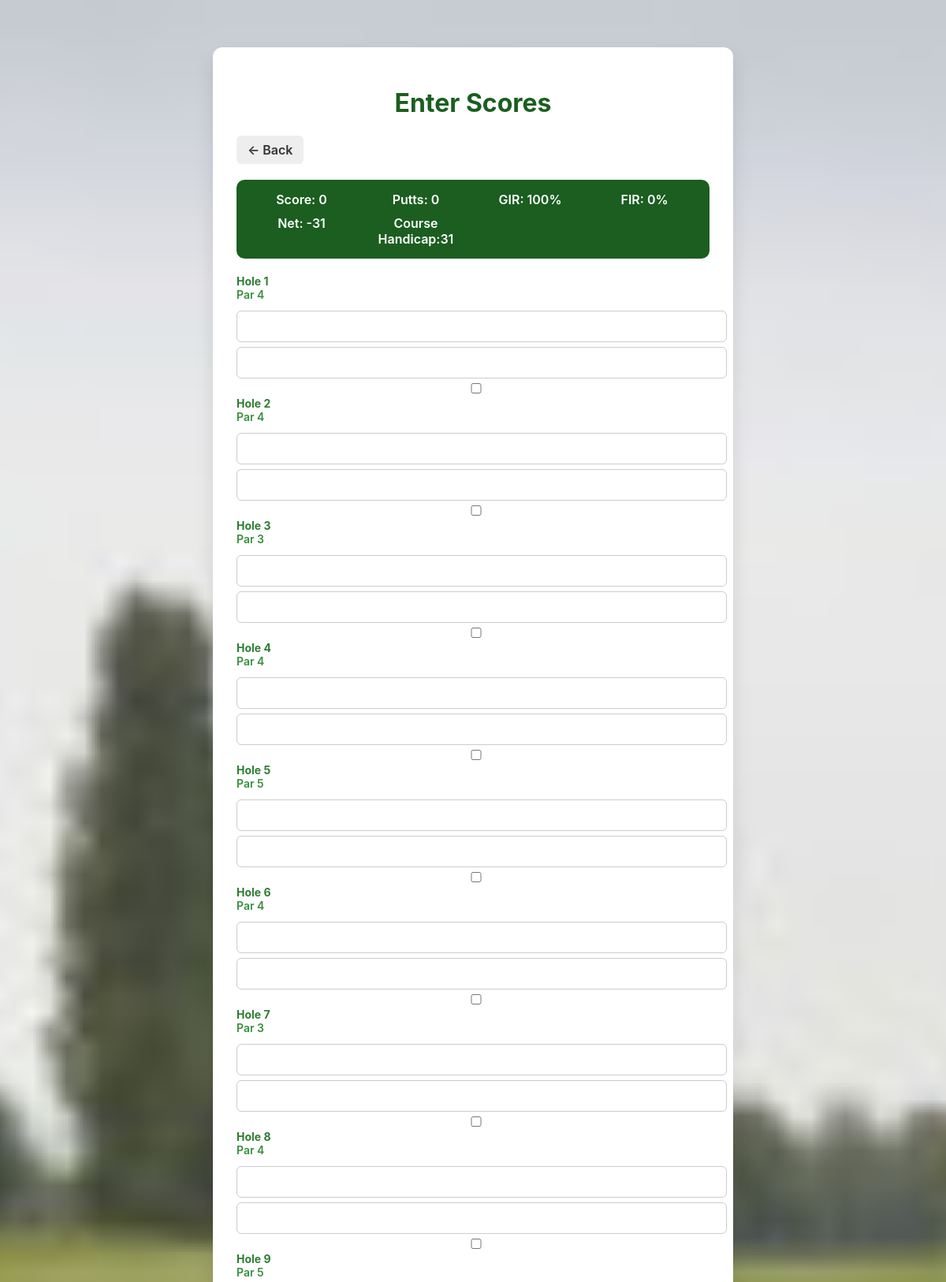
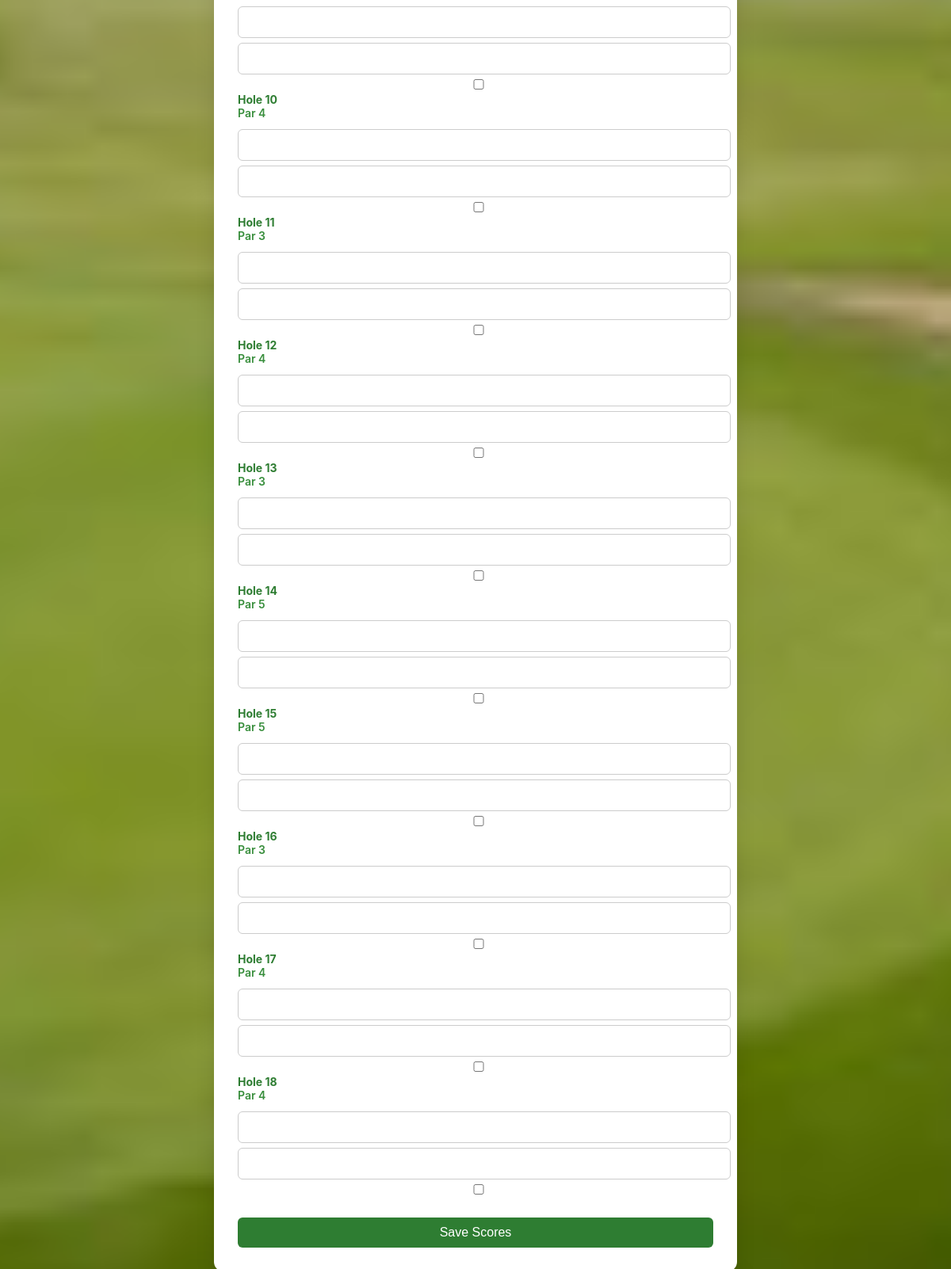
Page /enter_scores/13 on the committed database (2 pictures, top to bottom).
### tables this page shows
CREATE TABLE holes (
hole_id INTEGER PRIMARY KEY AUTOINCREMENT,
course_id INTEGER NOT NULL,
hole_number INTEGER NOT NULL,
par INTEGER NOT NULL,
yardage INTEGER,
FOREIGN KEY (course_id) REFERENCES courses(course_id)
);

### app.py (the view, shortened to what this page needs)
@app.route("/enter_scores/<int:round_id>", methods=["GET", "POST"])
def enter_scores(round_id):
    conn = get_db()
    cur = conn.cursor()
    cur.execute(
        """SELECT course_handicap FROM rounds WHERE round_id = ?""", (round_id,)
    )
    round_info = cur.fetchone()
    course_handicap = round_info[0] if round_info else 0
    cur.execute("SELECT course_id FROM rounds WHERE round_id=?", (round_id,))
    course = cur.fetchone()
    if not course:
        return "Round not found", 404
    course_id = course[0]
    cur.execute(
        "SELECT hole_number, par FROM holes WHERE course_id=? ORDER BY hole_number",
        (course_id,),
    )
    holes = cur.fetchall()
    total_strokes = 0
    gross_score = 0
    net_score = 0
    edit_mode = False
    conn.close()
    return render_template(
        "scores.html",
        round_id=round_id,
        holes=holes,
        gross_score=gross_score,
        course_handicap=course_handicap,
        net_score=net_score,
        total_strokes=total_strokes,
        edit_mode=False,
    )

### app.py (called while the page is built)
def get_db():
    conn = sqlite3.connect(DATABASE)  # Use the correct variable
    conn.row_factory = sqlite3.Row  # <-- this makes rows behave like dictionaries
    return conn

### Templates/scores.html (shortened to what this page needs)
<!DOCTYPE html>
<html>
<head>
<link rel="stylesheet" href="{{ url_for('static', filename='style.css') }}">
</head>
<body>
<div class="container">
<h1>Enter Scores</h1>
<a href="{% if edit_mode %}{{ url_for('view_round', round_id=round_id) }}{% else %}{{ url_for('log_round') }}{% endif %}" class="back-button">← Back</a>
<div id="summary" class="summary">
    <div>Score: <span id="total-strokes">{{ total_strokes }}</span></div>
      <div>Putts: <span id="total-putts">{{ total_putts }}</span></div>
      <div>GIR: <span id="gir-percent">{{ gir_percent }}</span>%</div>
      <div>FIR: <span id="fir-percent">{{ fir_percent }}</span>%</div>
      <div>Net: <span id="net-score">{{ total_strokes - course_handicap }}</span></div>
      <div>Course Handicap:<span id="courseHandicap">{{ course_handicap }}</span></div>
</div>
<form method="POST">
  {% for hole in holes %}
<div class="hole-row flex items-center gap-4 p-2 border-b">
    <div class="hole-number w-8">Hole {{ hole.hole_number }}</div>
    <div class="par w-8">Par {{ hole.par }}</div>
    <div class="input-strokes">
        <input type="number"
               name="strokes_{{ hole.hole_number }}"
               value="{{ existing_scores[hole.hole_number].strokes if hole.hole_number in existing_scores else '' }}">
    </div>
    <div class="input-putts">
        <input type="number"
               name="putts_{{ hole.hole_number }}"
               value="{{ existing_scores[hole.hole_number].putts if hole.hole_number in existing_scores else '' }}">
    </div>
    <div class="input-fir">
        <input type="checkbox"
               name="fir_{{ hole.hole_number }}"
               {% if hole.hole_number in existing_scores and existing_scores[hole.hole_number].FIR %}checked{% endif %}>
    </div>
</div>
{% endfor %}
  <div class="submit-row mt-4">
    <button type="submit" class="bg-green-500 text-white px-4 py-2 rounded">
      Save Scores
    </button>
  </div>
</form>
</div>
</body>
</html>

### static/style.css (style rules this page uses)
body { font-family: -apple-system, BlinkMacSystemFont, "Segoe UI", sans-serif; background: linear-gradient(to bottom, #e6f4ea, #ffffff); margin: 0; padding: 0; background-image: url("/static/golf-bg.jpg"); background-size: cover; background-position: center; background-attachment: fixed; }
.container { Background: rgba(255, 255, 255, 0.92); max-width: 600px; margin: 60px auto; background: white; padding: 30px; border-radius: 12px; box-shadow: 0 10px 25px rgba(0,0,0,0.1); }
h1 { text-align: center; color: #1b5e20; }
input, select, button { width: 100%; padding: 10px; margin-top: 6px; border-radius: 6px; border: 1px solid #ccc; font-size: 16px; }
button { margin-top: 25px; background-color: #2e7d32; color: white; border: none; cursor: pointer; }
.hole-number { font-weight: 700; Font-size: 14px; color: #2e7d32; }
.par { Font-weight: 600; font-size: 14px; color: #388e3c; margin-bottom: 6px; }
.summary { display: grid; grid-template-columns: repeat(auto-fit, minmax(120px, 1fr)); gap: 10px; background: #1b5e20; color: white; padding: 15px; border-radius: 10px; margin-bottom: 20px; text-align: center; font-weight: 600; }
.back-button { display: inline-block; margin-bottom: 20px; padding: 8px 14px; background-color: #eeeeee; color: #333; text-decoration: none; border-radius: 6px; font-weight: 600; }

### rows in the picture
holes: hole_number "1", par "4"
holes: hole_number "2", par "4"
holes: hole_number "3", par "3"
holes: hole_number "4", par "4"
holes: hole_number "5", par "5"
holes: hole_number "6", par "4"
holes: hole_number "7", par "3"
holes: hole_number "8", par "4"
holes: hole_number "9", par "5"
holes: hole_number "10", par "4"
holes: hole_number "11", par "3"
holes: hole_number "12", par "4"
holes: hole_number "13", par "3"
holes: hole_number "14", par "5"
holes: hole_number "15", par "5"
holes: hole_number "16", par "3"
holes: hole_number "17", par "4"
holes: hole_number "18", par "4"

### other values in the picture
{{ total_strokes }} "0"
{{ total_strokes - course_handicap }} "-31"
{{ course_handicap }} "31"
